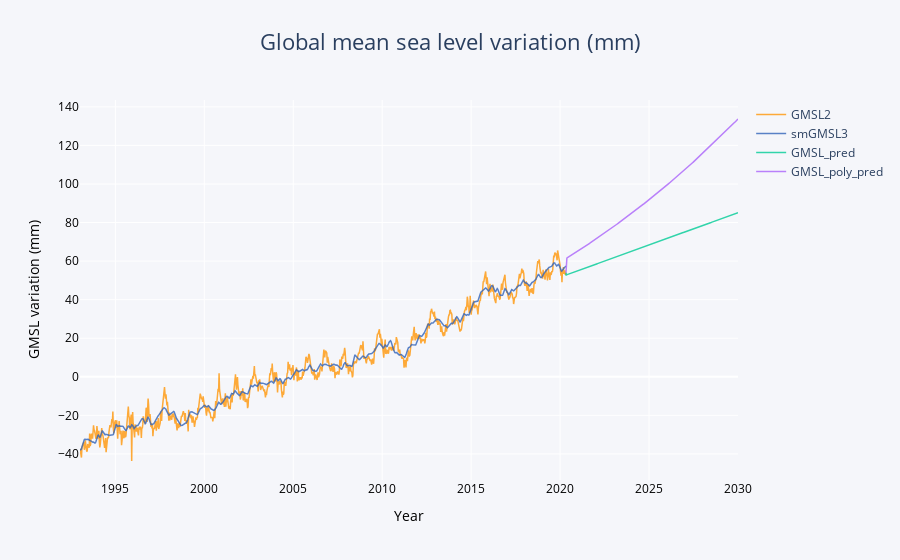

Notebook code cell kept with this figure:
### Code cell
fig = go.Figure( layout=go.Layout(xaxis=dict(title = "Year", color = 'black'),
        yaxis=dict(title = "GMSL variation (mm)", color = 'black'),
    ))

fig.add_trace(go.Scatter(
                x=df1.index,
                y=df1['GMSL2'],
                name="GMSL2",
                line_color= 'rgb(256, 150, 8)', line_width = 1.5,
                opacity=0.8))

fig.add_trace(go.Scatter(
                x=df1.index,
                y=df1['smGMSL3'],
                name="smGMSL3",
                line_color='rgb(50, 100, 185)', line_width = 1.5,
                opacity=0.8))
fig.add_trace(go.Scatter(
                x=df3.Year,
                y=df1['GMSL2'].tail(1).append(df3['GMSL2_pred']),
                name="GMSL_pred",
                line_width = 1.5,
                opacity=0.8))
fig.add_trace(go.Scatter(
                x=df3.Year,
                y=df1['GMSL2'].tail(1).append(df3['GMSL2_poly_pred']),
                name="GMSL_poly_pred",
                line_width = 1.5,
                opacity=0.8))

# Use date string to set xaxis range
fig.update_layout(title_text = "Global mean sea level variation (mm)", title_x=0.5, title_font_size = 22,
                  paper_bgcolor = 'rgb(245, 246, 250)', plot_bgcolor = 'rgb(245, 246, 250)')
fig.show()

### Figure 1 — Plotly figure (JSON) as saved in the notebook; plotly's stock layout.template omitted (floating-point values rounded to 4 significant figures; data arrays with more than 128 entries replaced by an {"elided": "..."} marker saying what was removed)
{"data": [{"line": {"color": "rgb(256, 150, 8)", "width": 1.5}, "name": "GMSL2", "opacity": 0.8, "type": "scatter", "x": {"elided": "1006 float values"}, "y": {"elided": "1006 float values"}}, {"line": {"color": "rgb(50, 100, 185)", "width": 1.5}, "name": "smGMSL3", "opacity": 0.8, "type": "scatter", "x": {"elided": "1006 float values"}, "y": {"elided": "1006 float values"}}, {"line": {"width": 1.5}, "name": "GMSL_pred", "opacity": 0.8, "type": "scatter", "x": {"elided": "968 float values"}, "y": {"elided": "969 float values"}}, {"line": {"width": 1.5}, "name": "GMSL_poly_pred", "opacity": 0.8, "type": "scatter", "x": {"elided": "968 float values"}, "y": {"elided": "969 float values"}}], "layout": {"paper_bgcolor": "rgb(245, 246, 250)", "plot_bgcolor": "rgb(245, 246, 250)", "title": {"font": {"size": 22}, "text": "Global mean sea level variation (mm)", "x": 0.5}, "xaxis": {"color": "black", "title": {"text": "Year"}}, "yaxis": {"color": "black", "title": {"text": "GMSL variation (mm)"}}}}
